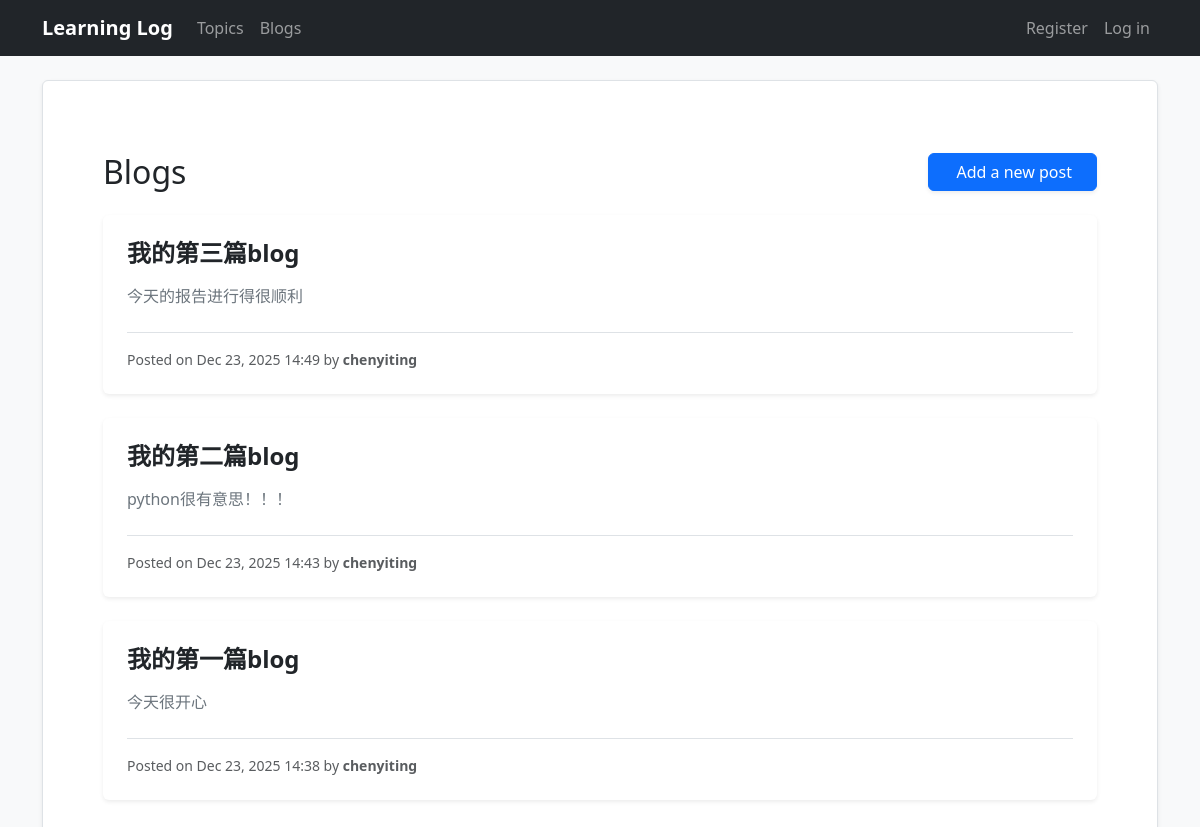
The app's page /blogs/ with its own data.
### learning_logs/models.py (models this page shows, shortened)
class BlogPost(models.Model):
    title = models.CharField(max_length=200)
    text = models.TextField()
    date_added = models.DateTimeField(auto_now_add=True)
    attachment = models.FileField(upload_to='blog_attachments/', blank=True, null=True)
    owner = models.ForeignKey(User, on_delete=models.CASCADE)

### learning_logs/views.py (the view)
# urls.py: path('blogs/', views.blogs, name='blogs'),
def blogs(request):
    posts = BlogPost.objects.order_by('-date_added')
    context = {'posts': posts}
    return render(request, 'learning_logs/blogs.html', context)

### learning_logs/templates/learning_logs/blogs.html (shortened to what this page needs)
{% extends "learning_logs/base.html" %}
{% load django_bootstrap5 %}
{% block content %}
<div class="container mt-4">
    <div class="d-flex justify-content-between align-items-center mb-4">
        <h2 class="mb-0">Blogs</h2>
        <a href="{% url 'learning_logs:new_post' %}" class="btn btn-primary px-4 shadow-sm">
            Add a new post
        </a>
    </div>
    {% for post in posts %}
    <div class="card shadow-sm border-0 mb-4">
        <div class="card-body p-4">
            <h4 class="card-title fw-bold text-dark">{{ post.title }}</h4>
            <p class="card-text text-secondary mt-3" style="white-space: pre-wrap;">{{ post.text }}</p>
            <div class="d-flex justify-content-between align-items-center mt-4 pt-3 border-top">
                <small class="text-muted italic">
                    Posted on {{ post.date_added|date:'M d, Y H:i' }} by <strong>{{ post.owner }}</strong>
                </small>
            </div>
        </div>
    </div>
    {% empty %}
    <div class="alert alert-info border-0 shadow-sm text-center py-5">
        No blog posts have been added yet. Be the first to post!
    </div>
    {% endfor %}
</div>
{% endblock content %}

### learning_logs/templates/learning_logs/base.html (shortened to what this page needs)
<!DOCTYPE html>
<html lang="zh-CN">
<head>
  <link href="https://cdn.jsdelivr.net/npm/bootstrap@5.3.0/dist/css/bootstrap.min.css" rel="stylesheet">
</head>
<body class="bg-light">
  <nav class="navbar navbar-expand-lg navbar-dark bg-dark mb-4">
    <div class="container">
      <a class="navbar-brand fw-bold" href="{% url 'learning_logs:index' %}">Learning Log</a>
      <div class="navbar-nav me-auto">
        <a class="nav-link" href="{% url 'learning_logs:topics' %}">Topics</a>
        <a class="nav-link" href="{% url 'learning_logs:blogs' %}">Blogs</a>
      </div>
      <div class="navbar-nav">
        {% if user.is_authenticated %}
          <span class="navbar-text me-3">Hello, <strong>{{ user.username }}</strong></span>
          <form action="{% url 'accounts:logout' %}" method='post' class="d-inline">
            {% csrf_token %}
            <button class="btn btn-outline-light btn-sm" type="submit">Log out</button>
          </form>
        {% else %}
          <a class="nav-link" href="{% url 'accounts:register' %}">Register</a>
          <a class="nav-link" href="{% url 'accounts:login' %}">Log in</a>
        {% endif %}
      </div>
    </div>
  </nav>
  <main class="container">
    <div class="bg-white p-5 rounded shadow-sm border">
      {% block content %}{% endblock content %}
    </div>
  </main>
</body>
</html>

### records on screen
BlogPost: title "我的第三篇blog", text "今天的报告进行得很顺利", date_added "Dec 23, 2025 14:49", owner "chenyiting"
BlogPost: title "我的第二篇blog", text "python很有意思！！！", date_added "Dec 23, 2025 14:43", owner "chenyiting"
BlogPost: title "我的第一篇blog", text "今天很开心", date_added "Dec 23, 2025 14:38", owner "chenyiting"
